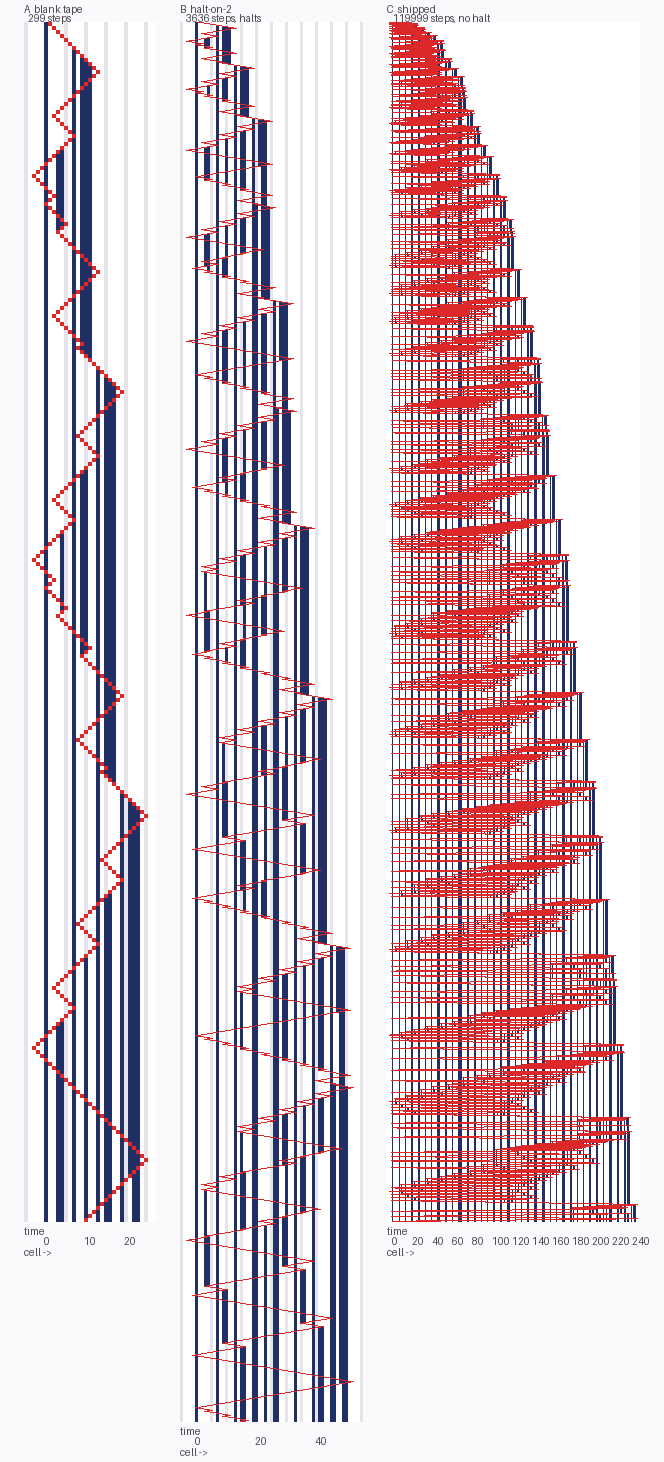

Write the Python code that produced this figure.
"""Space-time diagrams for uubin.tm.

x = tape cell, y = time (downwards).  Light = blank, dark = 1, red = head.
The tape is raw bits, so a block of k ones is a dark column of height k and a
group shows up as the thin 1 in its marker field.

  spacetime.png        the three panels side by side
  spacetime_boot.png   panel A alone: the bootstrap and the first append
  spacetime_halt.png   panel B alone: the halt_on=2 run, start to halt
  spacetime_long.png   panel C alone: the shipped machine, 120k steps
"""
from PIL import Image, ImageDraw

import uubin as U

BLANK = (255, 255, 255)
ONE = (32, 48, 100)
HEAD = (220, 40, 40)
GRID = (228, 228, 234)
INK = (70, 70, 80)


def trace(tm, start, steps, blank=True):
    tape = {} if blank else dict(enumerate(U.start_tape()))
    pos, st = 0, start
    writes, heads = [], []
    n = 0
    for n in range(steps):
        b = tape.get(pos, 0)
        if (st, b) not in tm.tr:
            break
        w, mv, nx = tm.tr[(st, b)]
        writes.append((n, pos, w))
        tape[pos] = w
        pos += 1 if mv == 'R' else -1
        heads.append(pos)
        st = nx
    return writes, heads, n


def panel(tm, start, steps, rows, xscale=1, grid=5, yscale=1):
    """Return (image, lo, hi, steps_done) for one run."""
    writes, heads, n = trace(tm, start, steps)
    lo = min([p for _, p, _ in writes] + heads + [0]) - 2
    hi = max([p for _, p, _ in writes] + heads + [0]) + 2
    width = hi - lo + 1
    spr = max(1, (n + 1) // rows)
    px = bytearray(width * rows)
    cur = bytearray(width)
    for i, (_, p, w) in enumerate(writes):
        cur[p - lo] = 1 if w else 0
        r = i // spr
        if r >= rows:
            break
        base = r * width
        for x, v in enumerate(cur):
            if v:
                px[base + x] = 1
    for i, h in enumerate(heads):
        r = i // spr
        if r >= rows:
            break
        px[r * width + (h - lo)] = 2
    im = Image.frombytes('P', (width, rows), bytes(px))
    pal = [0, 0, 0] * 256
    for idx, col in ((0, BLANK), (1, ONE), (2, HEAD)):
        pal[3 * idx:3 * idx + 3] = list(col)
    im.putpalette(bytes(pal))
    im = im.convert('RGB')
    if grid:
        d = ImageDraw.Draw(im)
        for x in range(0, width, grid):
            d.line([(x, 0), (x, rows)], fill=GRID)
        # redraw the tape and head on top of the gridlines
        for y in range(rows):
            for x in range(width):
                idx = px[y * width + x]
                if idx:
                    im.putpixel((x, y), ONE if idx == 1 else HEAD)
    if xscale != 1 or yscale != 1:
        im = im.resize((width * xscale, rows * yscale), Image.NEAREST)
    return im, lo, hi, n


def label(im, text, xy, fill=INK):
    ImageDraw.Draw(im).text(xy, text, fill=fill)


def composite():
    tm2, s2 = U.build(2)
    tm5, s5 = U.build(5)
    a = panel(tm2, s2, 300, 300, xscale=4, grid=5, yscale=4)    # bootstrap
    b = panel(tm2, s2, 7000, 1400, xscale=3, grid=5)            # to the halt
    c = panel(tm5, s5, 120000, 1200, xscale=1, grid=0)          # steady state
    for name, args in (('spacetime_boot.png', a), ('spacetime_halt.png', b),
                       ('spacetime_long.png', c)):
        args[0].save(name)
    pad, top, bottom = 24, 22, 40
    W = sum(im.width for im, _, _, _ in (a, b, c)) + pad * 4
    H = max(im.height for im, _, _, _ in (a, b, c)) + top + bottom
    out = Image.new('RGB', (W, H), (250, 250, 252))
    x = pad
    titles = (('A  blank tape', '  %d steps' % a[3]),
              ('B  halt-on-2', '   %d steps, halts' % b[3]),
              ('C  shipped', '   %d steps, no halt' % c[3]))
    for (im, lo, hi, n), title in zip((a, b, c), titles):
        out.paste(im, (x, top))
        for k, line in enumerate(title):
            label(out, line, (x, 3 + 9 * k))
        label(out, 'time', (x, top + im.height + 3))
        ppc = im.width / (hi - lo + 1)
        step = 10 if hi - lo <= 40 else 20
        for cell in range(lo - lo % step + step, hi, step):
            label(out, str(cell), (int(x + (cell - lo) * ppc), top + im.height + 13))
        label(out, 'cell ->', (x, top + im.height + 24))
        x += im.width + pad
    out.save('spacetime.png')
    print('spacetime.png', out.size)


if __name__ == '__main__':
    composite()
